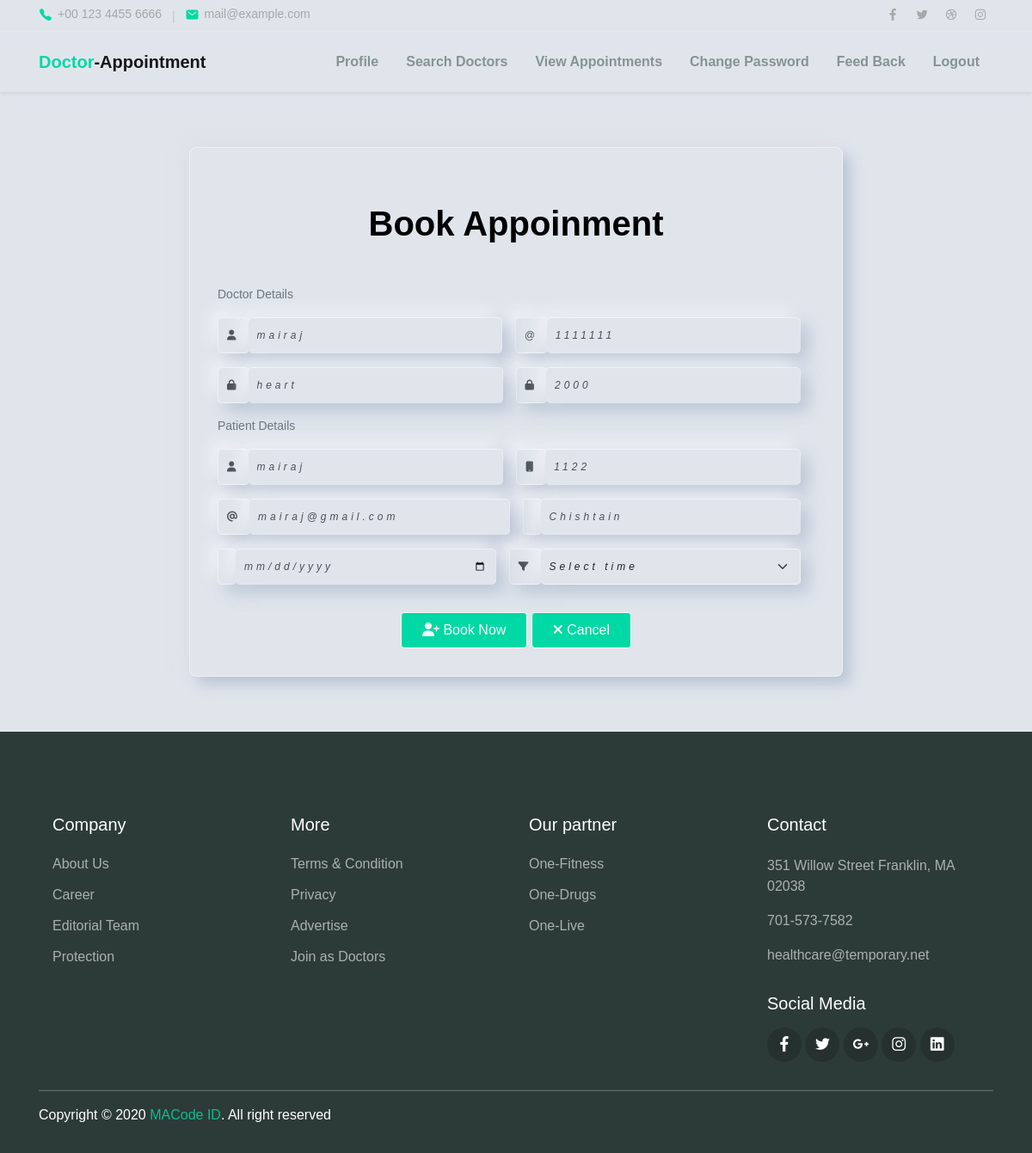
The app's page /patient/booking.php?doc_id=1 (signed in) with its own data.
### tables this page shows
CREATE TABLE `doctor` (
  `doc_id` int(22) NOT NULL,
  `doctor_id` varchar(22) NOT NULL,
  `name` varchar(22) NOT NULL,
  `address` varchar(100) NOT NULL,
  `contact` varchar(14) NOT NULL,
  `email` varchar(22) NOT NULL,
  `expertise` varchar(22) NOT NULL,
  `id` int(11) NOT NULL,
  `fee` varchar(111) NOT NULL,
  `userid` varchar(22) NOT NULL,
  `password` varchar(22) NOT NULL,
  `pic` varchar(111) NOT NULL
);

CREATE TABLE `patient` (
  `id` int(11) NOT NULL,
  `name` varchar(22) NOT NULL,
  `age` varchar(22) NOT NULL,
  `contact` varchar(22) NOT NULL,
  `address` varchar(22) NOT NULL,
  `bgroup` varchar(22) NOT NULL,
  `email` varchar(111) NOT NULL,
  `password` varchar(22) NOT NULL
);

### patient/booking.php (the view, shortened to what this page needs)
<?php
include('../config/config.php');
?>
<?php include('head.php'); ?>
<?php include('header.php'); ?>
<?php
$doc_id = isset($_GET['doc_id']) ? $_GET['doc_id'] : "";
?>
<?php
$sql = "SELECT * FROM doctor WHERE doc_id = $doc_id ";
$sql_patient = "SELECT * FROM patient WHERE email = '" . $_SESSION['email'] . "' ";
$result = mysqli_query($conn, $sql);
$result_patient = mysqli_query($conn, $sql_patient);
if (mysqli_num_rows($result) > 0) { ?>
    <body class="body">
        <div class="container">
            <div class="row">
                <div class="form_div col-8 align-self-center">
                    <h1>Book Appoinment </h1>
                    <?php
                    $row = mysqli_fetch_assoc($result);
                    $row_patient = mysqli_fetch_assoc($result_patient);
                    ?>
                    <form action="php/booking.php" method="post">
                        <div class="mb-3 text-left">
                            <div class="form-text">Doctor Details </div>
                        </div>
                        <div class="input-group mb-3">
                            <label class="input-group-text" id="basic-addon1"><i class="fa-solid fa-user"></i></label>
                            <input type="text" class="form-control" name="dname" value="<?php echo $row["name"]; ?>" readonly>
                            <label class="input-group-text" id="basic-addon1">@</label>
                            <input type="number" class="form-control" name="dcontact" value="<?php echo $row["contact"]; ?>" readonly>
                        </div>
                        <div class="input-group mb-3">
                            <label class="input-group-text" id="basic-addon1"><i class="fa-solid fa-lock"></i></label>
                            <input type="text" class="form-control" name="expertise" value="<?php echo $row["expertise"]; ?>" readonly>
                            <label class="input-group-text" id="basic-addon1"><i class="fa-solid fa-lock"></i></label>
                            <input type="text" class="form-control" name="fee" value="<?php echo $row["fee"]; ?>" readonly>
                        </div>
                        <div class="my-3 text-left text-bold">
                            <div class="form-text">Patient Details </div>
                        </div>
                        <div class="input-group mb-3">
                            <label class="input-group-text" id="basic-addon1"><i class="fa-solid fa-user"></i></label>
                            <input type="text" class="form-control"  name="pname" value="<?php echo $row_patient['name']; ?>" readonly>
                            <label class="input-group-text" id="basic-addon1"><i class="fa-solid fa-mobile"></i></label>
                            <input type="number" class="form-control" placeholder="Phone number" name="pcontact" value="<?php echo $row_patient['contact']; ?>" readonly>
                        </div>
                        <div class="input-group mb-3">
                            <label class="input-group-text" id="basic-addon1"><i class="fa-solid fa-email">@</i></label>
                            <input type="email" class="form-control" name="email" value="<?php echo $row_patient['email']; ?>" readonly>
                            <label class="input-group-text" id="basic-addon1"><i class="fa-solid fa-address"></i></label>
                            <input type="text" class="form-control" name="address" value="<?php echo $row_patient['address']; ?>" readonly>
                        </div>
                        <div class="input-group mb-3">
                            <label class="input-group-text" for="inputGroupSelect02"><i class="fa-solid fa-calender"></i></label>
                            <input type="date" class="form-control" name="dates" required>
                            <label class="input-group-text" for="inputGroupSelect01"><i class="fa-solid fa-filter"></i></label>
                            <select class="form-select" name="tyme" id="inputGroupSelect01" required>
                                <option value="">Select time</option>
                            </select>
                        </div>
                        <button class="btn btn-outline-light"><i class="fa-solid fa-user-plus"></i> Book Now</button>
                        <a href="searchDoctor.php" class="btn btn-outline-light"><i class="fa-solid fa-close"></i> Cancel</a>
                    </form>
                <?php    }
                ?>
                </div>
            </div>
        </div>
    </body>
    <?php include('footer.php');
    ?>
    </body>
    </html>

### patient/assets/css/user-css/patient_form.css (style rules this page uses)
* { margin: 0; padding: 0; box-sizing: border-box; }
.body { background-color: #e0e5ec!important; color: #6c757d!important; }
.form_div { border-radius: 8px; border: 1px solid #ffffff80; margin: auto; padding: 2rem!important; margin: 4rem auto!important; background-color: #e0e5ec; box-shadow: 9px 9px 16px rgba(163, 177, 198, 0.6), -9px -9px 16px rgba(225, 225, 225,0.5); text-align: center; }
.form_div h1 { text-align: center; padding: 2rem; margin-bottom: 1rem; color: #000; font-weight: bold; }
.form_div input,.form_div select, .form_div label { background-color: #e0e5ec; border: 1px solid #ffffff80!important; box-shadow: 9px 9px 19px #a3b1c699,-9px -9px 16px #ffffff80; font-size: 12px; letter-spacing: 4px; padding: 10px; font-style: oblique; }
.form_div input, .form_div select { margin-right: 1rem; border-left: none!important; }
.btn { transition: color .70s ease-in-out,background-color .85s ease-in-out,border-color .15s ease-in-out,box-shadow .15s ease-in-out!important; margin-top: 1rem; background-color: #00D9A5!important; border: none; }
a { text-decoration: none!important; }

### patient/assets/css/user-css/table.css (style rules this page uses)
* { margin: 0; padding: 0; box-sizing: border-box; }
.form_div { border-radius: 8px; border: 1px solid #ffffff80; margin: auto; padding: 2rem!important; margin: 4rem auto; background-color: #e0e5ec; box-shadow: 9px 9px 16px rgba(163, 177, 198, 0.6), -9px -9px 16px rgba(225, 225, 225,0.5); text-align: center; }
.btn { transition: color .70s ease-in-out,background-color .85s ease-in-out,border-color .15s ease-in-out,box-shadow .15s ease-in-out!important; margin-top: 1rem; background-color: #00D9A5!important; border: none; }
a { text-decoration: none!important; }
input,select, label { background-color: #e0e5ec!important; border: 1px solid #ffffff80!important; box-shadow: 9px 9px 19px #a3b1c699,-9px -9px 16px #ffffff80!important; font-size: 12px; letter-spacing: 4px; padding: 10px; font-style: oblique!important; border-radius: 5px!important; }
label { font-size: 16px; font-weight: 700; }
input, select { margin-right: 1rem; border-left: none!important; }
.input-group { display: -ms-flexbox; -ms-flex-wrap: wrap; flex-wrap: wrap; -ms-flex-align: stretch; align-items: center; }

### assets/css/user-css/login.css (style rules this page uses)
* { margin: 0; padding: 0; box-sizing: border-box; }
.body { background-color: #e0e5ec!important; color: #6c757d!important; }
.form_div { border-radius: 8px; border: 1px solid #ffffff80; margin: auto; padding: 2rem!important; margin-top: 4rem!important; background-color: #e0e5ec; box-shadow: 9px 9px 16px rgba(163, 177, 198, 0.6), -9px -9px 16px rgba(225, 225, 225,0.5); text-align: center; }
.form_div h1 { text-align: center; padding: 2rem; margin-bottom: 1rem; color: #000; font-weight: bold; }
.form_div input,.form_div select, .form_div label { background-color: #e0e5ec; border: 1px solid #ffffff80!important; box-shadow: 9px 9px 19px #a3b1c699,-9px -9px 16px #ffffff80; font-size: 12px; letter-spacing: 4px; padding: 10px; font-style: oblique; }
.form_div input, .form_div select { margin-right: 1rem; border-left: none!important; }
.btn { transition: color .70s ease-in-out,background-color .85s ease-in-out,border-color .15s ease-in-out,box-shadow .15s ease-in-out!important; margin-top: 1rem; background-color: #00D9A5!important; border: none; }
a { text-decoration: none!important; }

### patient/assets/css/user-css/theme.css (style rules this page uses)
:root { --primary: #00D9A5; --accent: #FF3D85; --secondary: #4E5AFE; --warning: #EED818; --info: #05B4E1; --danger: #FF4943; --success: #96C93D; --dark: #343531; --light: #F5F9F6; --cs: #596261; --grey: #6E807A; }
body { font-family: "Source Sans Pro", sans-serif; line-height: 1.5; color: #000; }
a { color: #07be94; text-decoration: none; background-color: transparent; }
.btn-outline-light { color: #F5F9F6; border-color: #F5F9F6; }
.btn { padding: 8px 24px; }
.form-control { padding: 8px 15px; height: calc(1.5em + 1.375rem + 2px); border-color: #d6dbd9; }

### records on screen
doctor: dname "mairaj", dcontact "1111111", expertise "heart", fee "2000"
patient: pname "mairaj", pcontact "1122", email "mairaj@gmail.com", address "Chishtain"
